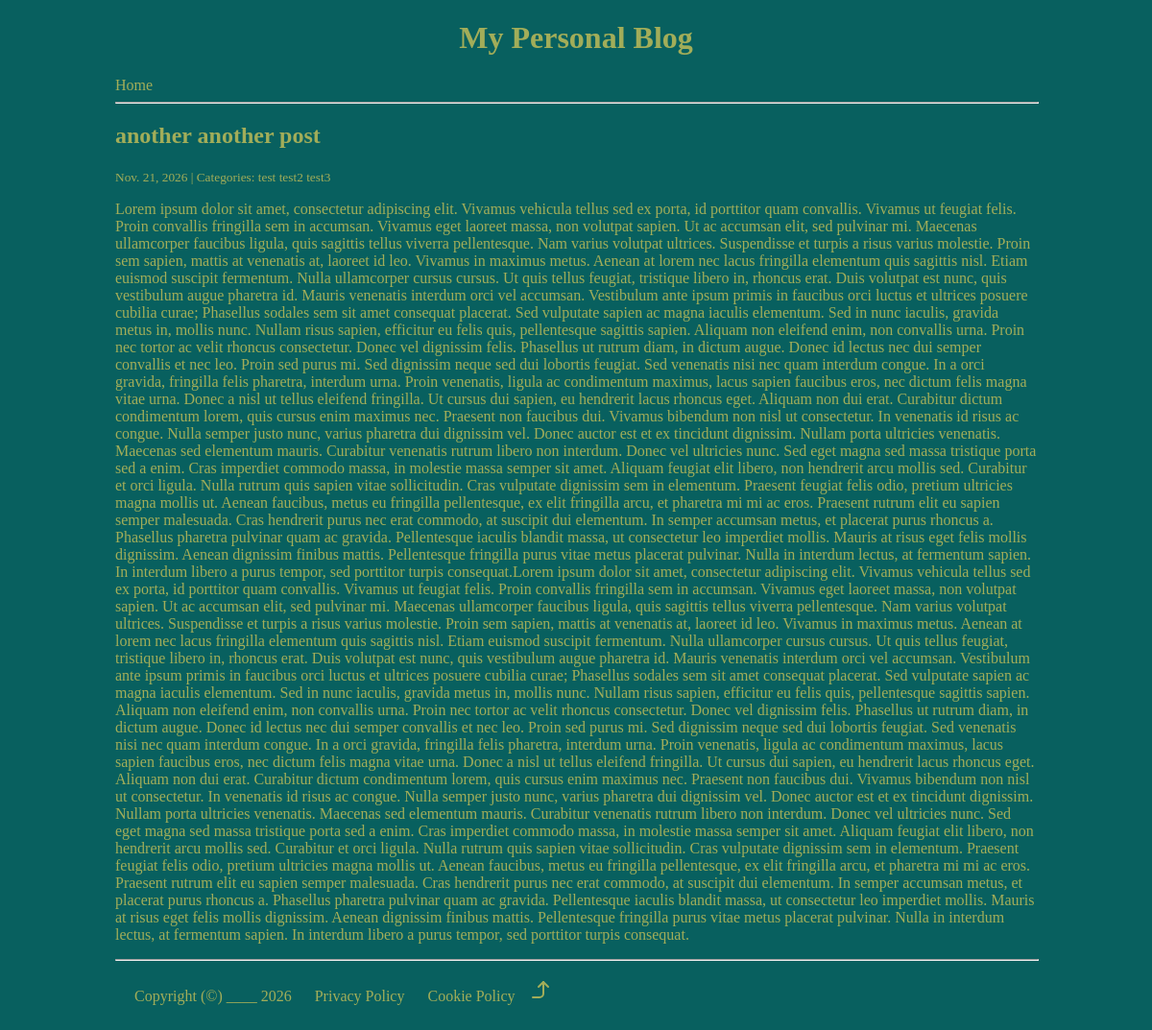
Page /post/6/ on the committed database.
### blogApp/models.py (models this page shows, shortened)
class Post(models.Model):
    title = models.CharField(max_length=225)
    body = models.TextField()
    created_on = models.DateTimeField(auto_now_add=True)
    last_modified = models.DateTimeField(auto_now=True)
    categories = models.ManyToManyField("Category", related_name="posts")

class Category(models.Model):
    name = models.CharField(max_length=30)
    class Meta:
        verbose_name_plural = "categories"

### blogApp/views.py (the view)
# urls.py: path("post/<int:pk>/", views.blog_detail, name="blog_detail"),
def blog_detail(request, pk):
    post = Post.objects.get(pk=pk)
    context = {
        "post": post,
    }
    return render(request, "blogApp/detail.html", context)

### blogApp/templates/blogApp/detail.html
{% extends "blogApp/index.html" %}
{% block page_title %}
    <h2>{{ post.title }}</h2>
{% endblock page_title %}
{% block page_content %}
    <small>
        {{ post.created_on.date }} | Categories:
        {% for category in post.categories.all %}
            <a href="{% url 'blog_category' category.name %}">
                {{ category.name }}
            </a>
        {% endfor %}
    </small>
    <p>{{ post.body }}</p>
{% endblock page_content %}

### blogApp/static/blogApp/styles.css (style rules this page uses)
:root { --stormy-teal: #08605fff; --teal: #177e89ff; --deep-teal: #598381ff; --palm-leaf: #8e936dff; --palm-leaf-bright: rgb(202, 212, 136); --muted-olive: #a2ad59ff; }
html { background-color: var(--stormy-teal); color: var(--muted-olive); }
body { margin: auto; width: 80vw; }
a:not(.exclude), a:not(.exclude):link { color: var(--palm-leaf); text-decoration: none; position: relative; white-space: nowrap; color: var(--color-text); padding: 0; transition: transform 0.3s cubic-bezier(0.5, 0.5, 0.3, 1); }
a:not(.exclude)::before { position: absolute; width: 100%; height: 1px; margin-top: 0.5px; background: currentColor; top: 90%; left: 0; pointer-events: none; content: ''; transform-origin: 100% 50%; transform: scale3d(0, 1, 1); transition: transform 0.3s cubic-bezier(0.5, 0.5, 0.3, 1); }

### rows in the picture
Post: title "another another post", created_on "Nov. 21, 2026", body "Lorem ipsum dolor sit amet, consectetur adipiscing elit. Vivamus vehicula tellus sed ex porta, id porttitor quam convallis. Vivamus ut feugiat felis. Proin convallis fringilla sem in accumsan. Vivamus eget laoreet massa, non volutpat sapien. Ut ac accumsan elit, sed pulvinar mi. Maecenas ullamcorper faucibus ligula, quis sagittis tellus viverra pellentesque. Nam varius volutpat ultrices. Suspendisse et turpis a risus varius molestie. Proin sem sapien, mattis at venenatis at, laoreet id leo. Vivamus in maximus metus. Aenean at lorem nec lacus fringilla elementum quis sagittis nisl. Etiam euismod suscipit fermentum. Nulla ullamcorper cursus cursus. Ut quis tellus feugiat, tristique libero in,…"
Category: name "test"
Category: name "test2"
Category: name "test3"
